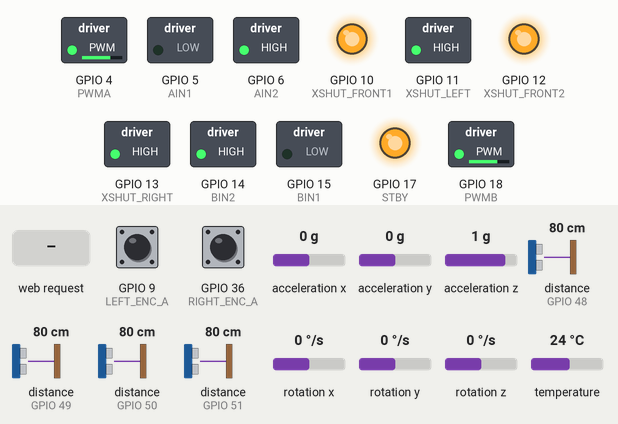
The sketch below on a simulated ESP32-S3. On the bench: switched loads named in the sketch (green lamp = pin HIGH), output pins drawn as LEDs (lit = HIGH). The test bench sets the inputs (shaded band); at power-on: rotation z 0 °/s, distance to the obstacle (sensors on GPIO 49, GPIO 48, GPIO 50, GPIO 51) 80 cm, GPIO 9 (LEFT_ENC_A) HIGH, GPIO 36 (RIGHT_ENC_A) HIGH, acceleration x 0 g, acceleration y 0 g, acceleration z 1 g, rotation x 0 °/s, rotation y 0 °/s, temperature 24 °C. WiFi joins after 1.5 s; servers stay silent unless stated; what the sketch prints to the serial monitor is not drawn.

Above: at 9.1 s.
9.2 s: rotation z set to 3 °/s
12.2 s: distance to the obstacle (sensor on GPIO 49) set to 9 cm
15.2 s: rotation z set to -59 °/s
At 15.9 s:
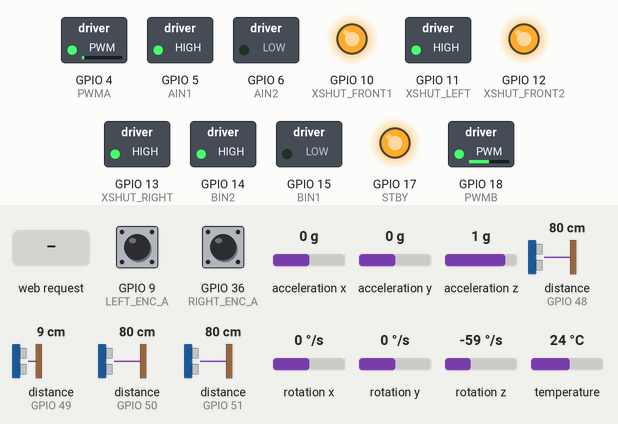
17.0 s: distance to the obstacle (sensor on GPIO 49) set to 60 cm
At 18.4 s:
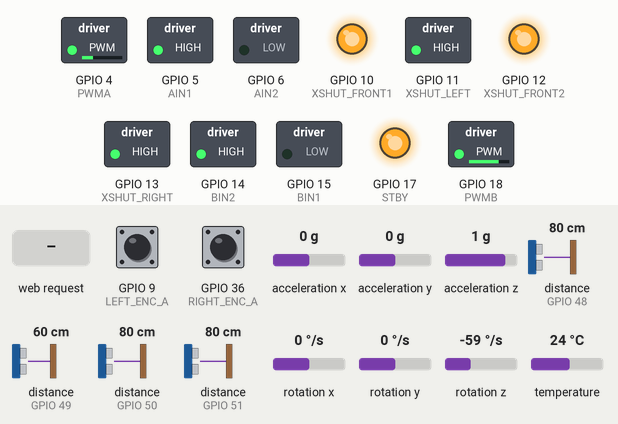
18.7 s: HTTP request GET /stop received
At 19.2 s:
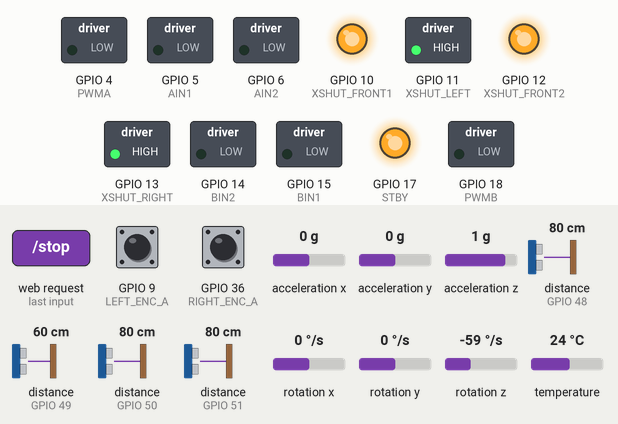
20.2 s: HTTP request GET /auto received
At 21.6 s:
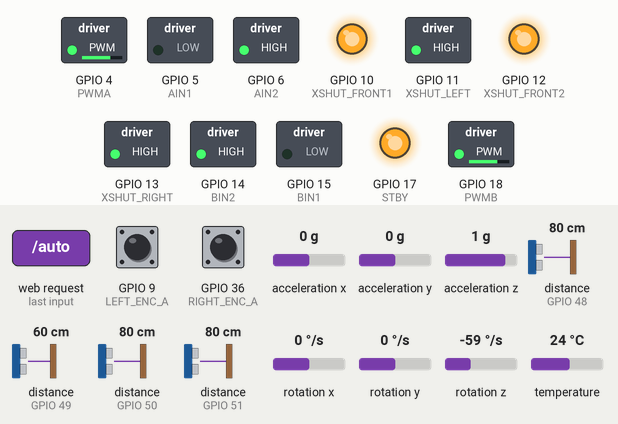
Timing chart, 0 to 24.2 s (numbered marks = the images above; inputs shaded):
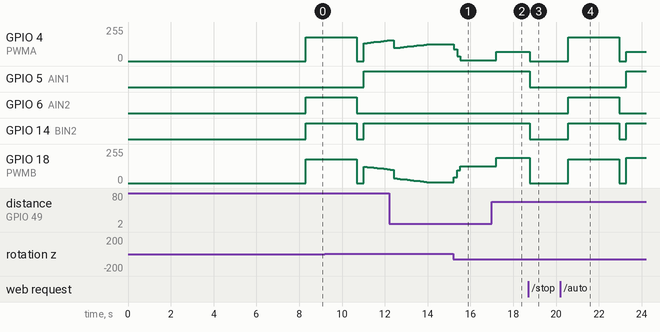

The sketch:

module05_maze_exploration.ino
```cpp
/*
====================================================
MODULE 05 - MAZE EXPLORATION (MAP BUILDING)
====================================================
Features:
- Wall, Cell, Junction, Dead End Detection
- Live Maze Map Building
- Pivot Turning ONLY (as requested)
- Web Dashboard for Map View
- Pin Mapping EXACTLY from Module 03
====================================================
*/

#include <Adafruit_MPU6050.h>
#include <Adafruit_Sensor.h>
#include <Adafruit_VL53L0X.h>
#include <Arduino.h>
#include <WebServer.h>
#include <WiFi.h>
#include <Wire.h>

//==================================================
// PIN DEFINITIONS (From Module 03 README)
//==================================================
#define PWMA 4
#define AIN1 5
#define AIN2 6
#define PWMB 18
#define BIN1 15
#define BIN2 14
#define STBY 17

#define LEFT_ENC_A 9
#define RIGHT_ENC_A 36

#define I2C_SDA 40
#define I2C_SCL 2

#define XSHUT_FRONT1 10
#define XSHUT_FRONT2 12
#define XSHUT_LEFT 11
#define XSHUT_RIGHT 13

#define ADDR_FRONT1 0x30
#define ADDR_FRONT2 0x31
#define ADDR_LEFT 0x32
#define ADDR_RIGHT 0x33

const int PULSES_PER_CELL = 388;
int WALL_THRESHOLD = 130; // mm (dynamic)
const float TARGET_WALL_DIST = 65.0; // Perfect center derived from manual telemetry
const int BASE_PWM = 130;
float targetSideDist = 55.0; // Dynamic target side distance

// PID Settings
float Kp_straight = 1.0;
float Ki_straight = 0.0;
float Kd_straight = 0.5;

float Kp_wall = 0.5;
float Ki_wall = 0.0;
float Kd_wall = 0.0;

// PID Variables
float prevError_straight = 0;
float integral_straight = 0;
unsigned long lastTime_straight = 0;

float prevError_wall = 0;
float integral_wall = 0;
unsigned long lastTime_wall = 0;

//==================================================
// GLOBAL VARIABLES
//==================================================
volatile long leftPulse = 0;
volatile long rightPulse = 0;

int distFront1 = -1; // Using Front1
int distFront = -1;  // Using Front2
int distLeft = -1;
int distRight = -1;

float yawAngle = 0.0;
float gyroZoffset = 0.0;
unsigned long lastMPUTime = 0;

// Robot Position & Map
int rx = 0;
int ry = 0;
int rDir = 0; // 0=N, 1=E, 2=S, 3=W
const char *cellStatus = "Unknown";
const char *currentStatus = "Ready";

// Command flags
bool cmdExplore = false;
bool cmdStop = false;

Adafruit_VL53L0X tofFront1 = Adafruit_VL53L0X();
Adafruit_VL53L0X tofFront = Adafruit_VL53L0X();
Adafruit_VL53L0X tofLeft = Adafruit_VL53L0X();
Adafruit_VL53L0X tofRight = Adafruit_VL53L0X();
Adafruit_MPU6050 mpu;
WebServer server(80);

const char *ssid = "Tecno Spark";
const char *password = "20240869kp";

//==================================================
// WEB DASHBOARD HTML
//==================================================
const char htmlPage[] PROGMEM = R"=====(
<!DOCTYPE html>
<html>
<head>
  <meta charset="UTF-8">
  <title>Module 05 - Maze Explorer</title>
  <style>
    body { background: #0f172a; color: white; font-family: sans-serif; text-align: center; }
    h1 { color: #38bdf8; }
    .grid { display: grid; grid-template-columns: 1fr 1fr; gap: 10px; max-width: 400px; margin: 0 auto; }
    .card { background: rgba(255,255,255,0.1); padding: 10px; border-radius: 8px; }
    .value { font-size: 1.2rem; font-weight: bold; color: #fbbf24; }
    .btn { padding: 15px; border: none; border-radius: 8px; font-weight: bold; cursor: pointer; color: white; width: 90%; max-width: 400px; margin: 5px auto; display: block; }
    .btn-auto { background: #6366f1; }
    .btn-stop { background: #ef4444; }
    .map-box { background: black; padding: 20px; border: 2px solid #38bdf8; max-width: 400px; margin: 20px auto; font-family: monospace; font-size: 1.2rem;}
  </style>
</head>
<body>
  <h1>Maze Exploration</h1>

  <div class="grid">
    <div class="card">X, Y Position<br><span class="value" id="pos">0, 0</span></div>
    <div class="card">Direction<br><span class="value" id="dir">North</span></div>
    <div class="card" style="grid-column: span 2;">Detection<br><span class="value" id="cell">--</span></div>
  </div>

  <div class="map-box">
    Robot State:<br><br>
    Yaw Angle: <span id="yaw" style="color: #fbbf24;">0.00</span>&deg;<br><br>
    Front 1 (L): <span id="f1w">--</span> <span style="font-size:0.9rem; color:#9ca3af;">(<span id="f1_dist">--</span> mm)</span><br>
    Front 2 (R): <span id="f2w">--</span> <span style="font-size:0.9rem; color:#9ca3af;">(<span id="f2_dist">--</span> mm)</span><br>
    Left:  <span id="lw">--</span> <span style="font-size:0.9rem; color:#9ca3af;">(<span id="l_dist">--</span> mm)</span><br>
    Right: <span id="rw">--</span> <span style="font-size:0.9rem; color:#9ca3af;">(<span id="r_dist">--</span> mm)</span>
  </div>

  <h3 id="status" style="color: #a7f3d0;">Status: Ready</h3>

  <script>
    async function fetchData() {
      try {
        const res = await fetch('/data');
        const data = await res.json();
        document.getElementById('pos').innerText = data.x + ", " + data.y;
        document.getElementById('dir').innerText = data.d;
        document.getElementById('cell').innerText = data.c;
        document.getElementById('f1w').innerText = data.fw1 ? "WALL" : "OPEN";
        document.getElementById('f2w').innerText = data.fw2 ? "WALL" : "OPEN";
        document.getElementById('lw').innerText = data.lw ? "WALL" : "OPEN";
        document.getElementById('rw').innerText = data.rw ? "WALL" : "OPEN";
        document.getElementById('f1_dist').innerText = data.f1_dist;
        document.getElementById('f2_dist').innerText = data.f2_dist;
        document.getElementById('l_dist').innerText = data.l_dist;
        document.getElementById('r_dist').innerText = data.r_dist;
        document.getElementById('yaw').innerText = data.yaw.toFixed(2);
        document.getElementById('status').innerText = "Status: " + data.s;
      } catch (e) {}
    }
    setInterval(fetchData, 300);
  </script>
</body>
</html>
)=====";

//==================================================
// MOTORS & ENCODERS
//==================================================
void IRAM_ATTR leftEncoderISR() { leftPulse++; }
void IRAM_ATTR rightEncoderISR() { rightPulse++; }

void setupMotors() {
  pinMode(AIN1, OUTPUT);
  pinMode(AIN2, OUTPUT);
  pinMode(BIN1, OUTPUT);
  pinMode(BIN2, OUTPUT);
  pinMode(STBY, OUTPUT);
  digitalWrite(STBY, HIGH);
  ledcAttach(PWMA, 1000, 8);
  ledcAttach(PWMB, 1000, 8);

  pinMode(LEFT_ENC_A, INPUT_PULLUP);
  pinMode(RIGHT_ENC_A, INPUT_PULLUP);
  attachInterrupt(digitalPinToInterrupt(LEFT_ENC_A), leftEncoderISR, RISING);
  attachInterrupt(digitalPinToInterrupt(RIGHT_ENC_A), rightEncoderISR, RISING);
}
void motorsStop() {
  digitalWrite(AIN1, LOW);
  digitalWrite(AIN2, LOW);
  digitalWrite(BIN1, LOW);
  digitalWrite(BIN2, LOW);
  ledcWrite(PWMA, 0);
  ledcWrite(PWMB, 0);
}
void leftMotor(int pwm) {
  pwm = constrain(pwm, -255, 255);
  if (pwm > 0) {
    digitalWrite(AIN1, HIGH);
    digitalWrite(AIN2, LOW);
    ledcWrite(PWMA, pwm);
  } else if (pwm < 0) {
    digitalWrite(AIN1, LOW);
    digitalWrite(AIN2, HIGH);
    ledcWrite(PWMA, -pwm);
  } else {
    digitalWrite(AIN1, LOW);
    digitalWrite(AIN2, LOW);
    ledcWrite(PWMA, 0);
  }
}
void rightMotor(int pwm) {
  pwm = constrain(pwm, -255, 255);
  if (pwm > 0) {
    digitalWrite(BIN1, LOW);
    digitalWrite(BIN2, HIGH);
    ledcWrite(PWMB, pwm);
  } else if (pwm < 0) {
    digitalWrite(BIN1, HIGH);
    digitalWrite(BIN2, LOW);
    ledcWrite(PWMB, -pwm);
  } else {
    digitalWrite(BIN1, LOW);
    digitalWrite(BIN2, LOW);
    ledcWrite(PWMB, 0);
  }
}

//==================================================
// SENSORS
//==================================================
void setupToF() {
  pinMode(XSHUT_FRONT1, OUTPUT);
  pinMode(XSHUT_FRONT2, OUTPUT);
  pinMode(XSHUT_LEFT, OUTPUT);
  pinMode(XSHUT_RIGHT, OUTPUT);
  digitalWrite(XSHUT_FRONT1, LOW);
  digitalWrite(XSHUT_FRONT2, LOW);
  digitalWrite(XSHUT_LEFT, LOW);
  digitalWrite(XSHUT_RIGHT, LOW);
  delay(10);

  digitalWrite(XSHUT_FRONT1, HIGH);
  delay(10);
  tofFront1.begin(ADDR_FRONT1, false, &Wire);

  digitalWrite(XSHUT_FRONT2, HIGH);
  delay(10);
  tofFront.begin(ADDR_FRONT2, false, &Wire);

  digitalWrite(XSHUT_LEFT, HIGH);
  delay(10);
  tofLeft.begin(ADDR_LEFT, false, &Wire);

  digitalWrite(XSHUT_RIGHT, HIGH);
  delay(10);
  tofRight.begin(ADDR_RIGHT, false, &Wire);
}

void readToF() {
  VL53L0X_RangingMeasurementData_t m;

  memset(&m, 0, sizeof(m));
  tofFront1.rangingTest(&m, false);
  distFront1 =
      (m.RangeStatus != 4 && m.RangeMilliMeter != 0) ? m.RangeMilliMeter : -1;

  memset(&m, 0, sizeof(m));
  tofFront.rangingTest(&m, false);
  distFront =
      (m.RangeStatus != 4 && m.RangeMilliMeter != 0) ? m.RangeMilliMeter : -1;

  memset(&m, 0, sizeof(m));
  tofLeft.rangingTest(&m, false);
  distLeft =
      (m.RangeStatus != 4 && m.RangeMilliMeter != 0) ? m.RangeMilliMeter : -1;

  memset(&m, 0, sizeof(m));
  tofRight.rangingTest(&m, false);
  distRight =
      (m.RangeStatus != 4 && m.RangeMilliMeter != 0) ? m.RangeMilliMeter : -1;
}

void setupMPU() {
  if (mpu.begin()) {
    mpu.setAccelerometerRange(MPU6050_RANGE_8_G);
    mpu.setGyroRange(MPU6050_RANGE_500_DEG);
    mpu.setFilterBandwidth(MPU6050_BAND_21_HZ);
    delay(1000);
    float zSum = 0;
    int samples = 200;
    sensors_event_t a, g, t;
    for (int i = 0; i < samples; i++) {
      mpu.getEvent(&a, &g, &t);
      zSum += g.gyro.z;
      delay(5);
    }
    gyroZoffset = zSum / samples;
    lastMPUTime = millis();
    yawAngle = 0.0;
  }
}

void updateYaw() {
  sensors_event_t a, g, t;
  mpu.getEvent(&a, &g, &t);
  unsigned long now = millis();
  float dt = (now - lastMPUTime) / 1000.0;
  lastMPUTime = now;
  float zRate = g.gyro.z - gyroZoffset;
  if (abs(zRate) < 0.03)
    zRate = 0.0;
  yawAngle += (zRate * 57.2958) * dt;
}

//==================================================
// TURNING LOGIC (PIVOT ONLY AS REQUESTED)
//==================================================
void pivotTurn(float targetAngle) {
  currentStatus = "Turning...";
  yawAngle = 0.0;
  float Kp = 3.0;
  unsigned long turnStart = millis();

  while (millis() - turnStart < 2500) {
    server.handleClient();
    if (cmdStop)
      break;

    static unsigned long lastToFTurn = 0;
    if (millis() - lastToFTurn > 33) {
      readToF();
      lastToFTurn = millis();
    }

    updateYaw();
    float error = targetAngle - yawAngle;
    if (abs(error) < 1.5)
      break;

    float pOut = Kp * error;
    pOut = constrain(pOut, -180, 180);
    if (pOut > 0 && pOut < 55)
      pOut = 55;
    if (pOut < 0 && pOut > -55)
      pOut = -55;

    leftMotor(-pOut);
    rightMotor(pOut);
    delay(5);
  }
  motorsStop();
  delay(200);
}

// Advanced Technique 1: Squaring (Front Sensor Alignment)
void alignWithFrontWall() {
  currentStatus = "Aligning...";
  float Kp_align = 1.5;
  unsigned long alignStart = millis();

  while (millis() - alignStart < 1000) {
    server.handleClient();
    if (cmdStop)
      break;

    VL53L0X_RangingMeasurementData_t m1, m2;
    tofFront1.rangingTest(&m1, false);
    tofFront.rangingTest(&m2, false);

    int d1 = (m1.RangeStatus != 4 && m1.RangeMilliMeter != 0)
                 ? m1.RangeMilliMeter
                 : -1;
    int d2 = (m2.RangeStatus != 4 && m2.RangeMilliMeter != 0)
                 ? m2.RangeMilliMeter
                 : -1;

    if (d1 > 0 && d2 > 0) {
      int error =
          d1 - d2; // Difference between left-front and right-front sensors
      if (abs(error) <= 2)
        break; // Aligned perfectly!

      int pOut = Kp_align * error;

      // Add minimum PWM to overcome friction
      if (pOut > 0 && pOut < 50)
        pOut = 50;
      if (pOut < 0 && pOut > -50)
        pOut = -50;

      pOut = constrain(pOut, -60, 60); // Gentle rotation to square up

      leftMotor(-pOut);
      rightMotor(pOut);
    } else {
      break; // Sensor read failed, abort squaring
    }
    delay(5);
  }
  motorsStop();
  delay(100);

  motorsStop();
  delay(100);
  delay(100);

  yawAngle =
      0.0; // Reset Gyro because we are perfectly aligned and distanced now
}

void moveForwardCell() {
  currentStatus = "Moving 1 Cell";
  noInterrupts();
  leftPulse = 0;
  rightPulse = 0;
  interrupts();
  yawAngle = 0.0;

  // Fast PID tuning for straight line
  float Kp_gyro = 6.0;
  float Kp_enc = 0.5;
  // Use global Kp_wall for wall following

  while (true) {
    server.handleClient();
    if (cmdStop)
      break;

    long avgPulse = (leftPulse + rightPulse) / 2;
    if (avgPulse >= PULSES_PER_CELL)
      break;

    // Read ToF sensors periodically inside the fast loop without blocking too
    // much
    static unsigned long lastToFRead = 0;
    if (millis() - lastToFRead > 20) {
      readToF();
      lastToFRead = millis();
    }

    int currentBaseSpeed = BASE_PWM;

    // Proportional Braking for Front Wall
    if (distFront > 0) {
      if (distFront <= TARGET_WALL_DIST) {
        motorsStop();         // Reached target distance, stop instantly
        // alignWithFrontWall(); // REMOVED: Sensor shoots over the low wooden planks causing infinite violent spinning!
        break;
      } else if (distFront < 180) {
        // Smoothly reduce speed as it gets closer to the wall (from 180mm down
        // to TARGET_WALL_DIST) Minimum speed set to 50 so it has enough power
        // to reach the target mark without stalling
        currentBaseSpeed = map(distFront, TARGET_WALL_DIST, 180, 50, BASE_PWM);
        currentBaseSpeed = constrain(currentBaseSpeed, 50, BASE_PWM);
      }
    }

    // VERY FAST LOOP: Only read Gyro and Encoders
    updateYaw();

    // Calculate Errors
    float gyroError = 0.0 - yawAngle;        // We want yaw to stay at 0
    float encError = rightPulse - leftPulse; // We want wheels to spin equally

    float wallError = 0.0;
    // Only follow walls that are actually side walls (close enough), not perpendicular walls in intersections!
    bool hasLeftWall = (distLeft > 0 && distLeft < (targetSideDist + 35));
    bool hasRightWall = (distRight > 0 && distRight < (targetSideDist + 35));

    if (hasLeftWall && hasRightWall) {
      wallError = distLeft - distRight; // Center between both walls
    } else if (hasLeftWall) {
      wallError = distLeft - targetSideDist; // Maintain distance from left wall
    } else if (hasRightWall) {
      wallError = targetSideDist - distRight; // Maintain distance from right wall
    }

    // Combine Gyro, Encoder, and Wall Following for 100% accurate PID
    float correction =
        (Kp_gyro * gyroError) + (Kp_enc * encError) + (Kp_wall * wallError);
    correction = constrain(correction, -60, 60);

    // Apply correction using the dynamic currentBaseSpeed for Proportional
    // Braking
    leftMotor(currentBaseSpeed - correction);
    rightMotor(currentBaseSpeed + correction);

    delay(5); // 5ms delay = 200Hz loop! Extremely fast and smooth.
  }

  // Update Virtual Map Position
  if (rDir == 0)
    ry++;
  else if (rDir == 1)
    rx++;
  else if (rDir == 2)
    ry--;
  else if (rDir == 3)
    rx--;
}

//==================================================
// MAZE EXPLORATION LOGIC
//==================================================
// Auto Calibration at Start
void autoCalibrateWalls() {
  currentStatus = "Calibrating...";
  for (int i = 0; i < 5; i++) {
    readToF();
    server.handleClient();
    delay(50);
  }

  if (distLeft > 0 && distRight > 0 && distLeft < 150 && distRight < 150) {
    targetSideDist = (distLeft + distRight) / 2.0;
    WALL_THRESHOLD = targetSideDist + 80.0; // Increased tolerance!
  } else if (distLeft > 0 && distLeft < 150) {
    targetSideDist = distLeft;
    WALL_THRESHOLD = distLeft + 80.0;
  } else if (distRight > 0 && distRight < 150) {
    targetSideDist = distRight;
    WALL_THRESHOLD = distRight + 80.0;
  }
}

void exploreStep() {
  readToF();

  bool wallF = (distFront > 0 && distFront < WALL_THRESHOLD);
  bool wallL = (distLeft > 0 && distLeft < WALL_THRESHOLD);
  bool wallR = (distRight > 0 && distRight < WALL_THRESHOLD);

  // Detect Junction Type
  if (wallF && wallL && wallR)
    cellStatus = "Dead End";
  else if (!wallF && !wallL && !wallR)
    cellStatus = "Cross Junction";
  else if (!wallF && wallL && wallR)
    cellStatus = "Straight Path";
  else
    cellStatus = "Corner / T-Junct";

  currentStatus = "Analyzing...";
  // Removed delay(300) to allow continuous movement without stopping

  // Left-Hand Rule Maze Solving
  if (!wallL) {
    pivotTurn(90.0);       // Turn Left
    rDir = (rDir + 3) % 4; // Update Virtual Direction
    moveForwardCell();
  } else if (!wallF) {
    // Go Straight
    moveForwardCell();
  } else if (!wallR) {
    pivotTurn(-90.0); // Turn Right
    rDir = (rDir + 1) % 4;
    moveForwardCell();
  } else {
    pivotTurn(180.0); // U-Turn (Dead End)
    rDir = (rDir + 2) % 4;
    moveForwardCell();
  }
}

//==================================================
// SETUP & MAIN LOOP
//==================================================
void setup() {
  Serial.begin(115200);
  Wire.begin(I2C_SDA, I2C_SCL);
  Wire.setClock(400000);

  setupMotors();
  setupToF();
  setupMPU();

  WiFi.mode(WIFI_STA);
  WiFi.begin(ssid, password);
  Serial.print("Connecting to Wi-Fi...");
  while (WiFi.status() != WL_CONNECTED) {
    delay(500);
    Serial.print(".");
  }
  Serial.println("\nConnected!");
  Serial.print("Dashboard IP: ");
  Serial.println(WiFi.localIP());

  server.on("/", []() { server.send(200, "text/html", htmlPage); });
  server.on("/auto", []() {
    cmdExplore = true;
    cmdStop = false;
    server.send(200, "text/plain", "OK");
  });
  server.on("/stop", []() {
    cmdStop = true;
    cmdExplore = false;
    motorsStop();
    server.send(200, "text/plain", "OK");
  });

  server.on("/data", []() {
    bool wf1 = (distFront1 > 0 && distFront1 < WALL_THRESHOLD);
    bool wf2 = (distFront > 0 && distFront < WALL_THRESHOLD);
    bool wl = (distLeft > 0 && distLeft < WALL_THRESHOLD);
    bool wr = (distRight > 0 && distRight < WALL_THRESHOLD);

    String dStr = (rDir == 0)   ? "North"
                  : (rDir == 1) ? "East"
                  : (rDir == 2) ? "South"
                                : "West";

    String json =
        "{\"x\":" + String(rx) + ",\"y\":" + String(ry) + ",\"d\":\"" + dStr +
        "\",\"c\":\"" + String(cellStatus) +
        "\",\"fw1\":" + (wf1 ? "true" : "false") +
        ",\"fw2\":" + (wf2 ? "true" : "false") +
        ",\"lw\":" + (wl ? "true" : "false") +
        ",\"rw\":" + (wr ? "true" : "false") + ",\"s\":\"" +
        String(currentStatus) + "\",\"f1_dist\":" + String(distFront1) +
        ",\"f2_dist\":" + String(distFront) +
        ",\"l_dist\":" + String(distLeft) + ",\"r_dist\":" + String(distRight) +
        ",\"yaw\":" + String(yawAngle, 2) + "}";
    server.send(200, "application/json", json);
  });

  server.begin();

  Serial.println(
      "Waiting 3 seconds for perfect Gyro stabilization before Auto Start...");
  delay(3000);
  autoCalibrateWalls(); // Dynamically set thresholds based on starting position
  cmdExplore = true;    // Auto start the exploration!
}

void loop() {
  server.handleClient();

  static unsigned long lastToF = 0;
  if (millis() - lastToF > 200) {
    readToF();
    lastToF = millis();
  }

  if (cmdExplore) {
    exploreStep();
  }

  updateYaw();
  delay(10);
}
```

Measured:
- after the input at 15.2 s, GPIO 4 (PWMA): 127/255 → 90/255 at once, → 36/255 0.15 s later, → 7/255 0.14 s later; GPIO 18 (PWMB): 7/255 → 43/255 at once, → 97/255 0.15 s later, → 127/255 0.14 s later
- after the input at 17.0 s, GPIO 4 (PWMA): 7/255 → 70/255 after 0.21 s; GPIO 18 (PWMB): 127/255 → 189/255 after 0.21 s
- after the input at 18.7 s, GPIO 4 (PWMA): 70/255 → 0/255 after 0.06 s; GPIO 5 (AIN1), GPIO 14 (BIN2): HIGH → LOW after 0.06 s; GPIO 18 (PWMB): 189/255 → 0/255 after 0.06 s
- after the input at 20.2 s, GPIO 4 (PWMA): 0/255 → 179/255 after 0.36 s, → 0/255 2.4 s later, → 70/255 0.33 s later; GPIO 5 (AIN1): LOW → HIGH after 3.1 s
